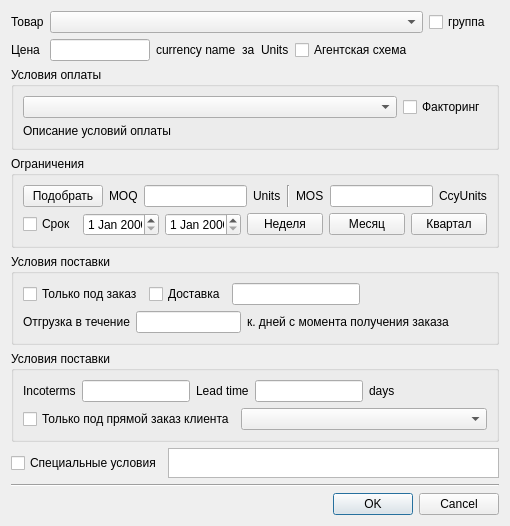
<?xml version="1.0" encoding="UTF-8"?>
<ui version="4.0">
 <class>Dialog_EditClientPrice</class>
 <widget class="QDialog" name="Dialog_EditClientPrice">
  <property name="windowModality">
   <enum>Qt::WindowModal</enum>
  </property>
  <property name="geometry">
   <rect>
    <x>0</x>
    <y>0</y>
    <width>510</width>
    <height>507</height>
   </rect>
  </property>
  <property name="sizePolicy">
   <sizepolicy hsizetype="Minimum" vsizetype="Maximum">
    <horstretch>0</horstretch>
    <verstretch>0</verstretch>
   </sizepolicy>
  </property>
  <property name="minimumSize">
   <size>
    <width>510</width>
    <height>0</height>
   </size>
  </property>
  <property name="maximumSize">
   <size>
    <width>1000</width>
    <height>544</height>
   </size>
  </property>
  <property name="windowTitle">
   <string>Edit price</string>
  </property>
  <property name="modal">
   <bool>true</bool>
  </property>
  <layout class="QVBoxLayout" name="verticalLayout_4">
   <item>
    <layout class="QGridLayout" name="gridLayout_2">
     <item row="0" column="1">
      <layout class="QHBoxLayout" name="horizontalLayout">
       <item>
        <widget class="QComboBox" name="comboBox_material">
         <property name="layoutDirection">
          <enum>Qt::LeftToRight</enum>
         </property>
         <property name="autoFillBackground">
          <bool>false</bool>
         </property>
         <property name="inputMethodHints">
          <set>Qt::ImhNone</set>
         </property>
         <property name="editable">
          <bool>false</bool>
         </property>
         <property name="maxVisibleItems">
          <number>20</number>
         </property>
        </widget>
       </item>
       <item>
        <widget class="QCheckBox" name="checkBox_is_for_group">
         <property name="maximumSize">
          <size>
           <width>70</width>
           <height>16777215</height>
          </size>
         </property>
         <property name="toolTip">
          <string>Можете задать цену на группу, а затем на исключения из правила</string>
         </property>
         <property name="text">
          <string>группа</string>
         </property>
        </widget>
       </item>
      </layout>
     </item>
     <item row="1" column="0">
      <widget class="QLabel" name="label_3">
       <property name="text">
        <string>Цена</string>
       </property>
      </widget>
     </item>
     <item row="0" column="0">
      <widget class="QLabel" name="label">
       <property name="text">
        <string>Товар</string>
       </property>
      </widget>
     </item>
     <item row="1" column="1">
      <layout class="QHBoxLayout" name="horizontalLayout_2">
       <item>
        <widget class="QLineEdit" name="lineEdit_price">
         <property name="maximumSize">
          <size>
           <width>100</width>
           <height>16777215</height>
          </size>
         </property>
         <property name="cursor">
          <cursorShape>IBeamCursor</cursorShape>
         </property>
         <property name="toolTip">
          <string/>
         </property>
         <property name="maxLength">
          <number>255</number>
         </property>
         <property name="alignment">
          <set>Qt::AlignRight|Qt::AlignTrailing|Qt::AlignVCenter</set>
         </property>
        </widget>
       </item>
       <item>
        <widget class="QLabel" name="label_currency_name">
         <property name="text">
          <string>currency name</string>
         </property>
        </widget>
       </item>
       <item>
        <widget class="QLabel" name="label_17">
         <property name="text">
          <string>за</string>
         </property>
        </widget>
       </item>
       <item>
        <widget class="QLabel" name="label_units">
         <property name="text">
          <string>Units</string>
         </property>
        </widget>
       </item>
       <item>
        <widget class="QCheckBox" name="checkBox_IsAgentScheme">
         <property name="text">
          <string>Агентская схема</string>
         </property>
        </widget>
       </item>
       <item>
        <spacer name="horizontalSpacer">
         <property name="orientation">
          <enum>Qt::Horizontal</enum>
         </property>
         <property name="sizeHint" stdset="0">
          <size>
           <width>40</width>
           <height>20</height>
          </size>
         </property>
        </spacer>
       </item>
      </layout>
     </item>
    </layout>
   </item>
   <item>
    <widget class="QGroupBox" name="groupBox_2">
     <property name="sizePolicy">
      <sizepolicy hsizetype="Preferred" vsizetype="Fixed">
       <horstretch>0</horstretch>
       <verstretch>0</verstretch>
      </sizepolicy>
     </property>
     <property name="minimumSize">
      <size>
       <width>0</width>
       <height>0</height>
      </size>
     </property>
     <property name="maximumSize">
      <size>
       <width>1000</width>
       <height>100</height>
      </size>
     </property>
     <property name="title">
      <string>Условия оплаты</string>
     </property>
     <layout class="QVBoxLayout" name="verticalLayout_5">
      <item>
       <layout class="QHBoxLayout" name="horizontalLayout_3">
        <item>
         <widget class="QComboBox" name="comboBox_payment_terms">
          <property name="sizePolicy">
           <sizepolicy hsizetype="Expanding" vsizetype="Fixed">
            <horstretch>0</horstretch>
            <verstretch>0</verstretch>
           </sizepolicy>
          </property>
         </widget>
        </item>
        <item>
         <widget class="QCheckBox" name="checkBox_IsFactoring">
          <property name="toolTip">
           <string>Если расчеты предложены по факторингу</string>
          </property>
          <property name="text">
           <string>Факторинг</string>
          </property>
         </widget>
        </item>
       </layout>
      </item>
      <item>
       <widget class="QLabel" name="label_PayTermDescription">
        <property name="text">
         <string>Описание условий оплаты</string>
        </property>
       </widget>
      </item>
     </layout>
    </widget>
   </item>
   <item>
    <widget class="QGroupBox" name="groupBox">
     <property name="sizePolicy">
      <sizepolicy hsizetype="Preferred" vsizetype="Fixed">
       <horstretch>0</horstretch>
       <verstretch>0</verstretch>
      </sizepolicy>
     </property>
     <property name="minimumSize">
      <size>
       <width>0</width>
       <height>0</height>
      </size>
     </property>
     <property name="maximumSize">
      <size>
       <width>16777215</width>
       <height>114</height>
      </size>
     </property>
     <property name="title">
      <string>Ограничения</string>
     </property>
     <layout class="QVBoxLayout" name="verticalLayout_3">
      <item>
       <layout class="QHBoxLayout" name="horizontalLayout_7">
        <item>
         <widget class="QPushButton" name="pushButton_EstimateClientLimits">
          <property name="toolTip">
           <string>Подобрать ограничения и срок, исходя из запросов клиента</string>
          </property>
          <property name="text">
           <string>Подобрать</string>
          </property>
         </widget>
        </item>
        <item>
         <widget class="QLabel" name="label_4">
          <property name="toolTip">
           <string>Минимальный объем заказа</string>
          </property>
          <property name="whatsThis">
           <string/>
          </property>
          <property name="text">
           <string>MOQ</string>
          </property>
         </widget>
        </item>
        <item>
         <widget class="QLineEdit" name="lineEdit_ClPrMinOQ">
          <property name="toolTip">
           <string>Минимальный объем заказа</string>
          </property>
          <property name="whatsThis">
           <string/>
          </property>
         </widget>
        </item>
        <item>
         <widget class="QLabel" name="label_units_2">
          <property name="text">
           <string>Units</string>
          </property>
         </widget>
        </item>
        <item>
         <widget class="Line" name="line">
          <property name="orientation">
           <enum>Qt::Vertical</enum>
          </property>
         </widget>
        </item>
        <item>
         <widget class="QLabel" name="label_11">
          <property name="toolTip">
           <string>Минимальная сумма заказа</string>
          </property>
          <property name="whatsThis">
           <string/>
          </property>
          <property name="text">
           <string>MOS</string>
          </property>
         </widget>
        </item>
        <item>
         <widget class="QLineEdit" name="lineEdit_ClPrMinOS">
          <property name="toolTip">
           <string>Минимальная сумма заказа</string>
          </property>
          <property name="whatsThis">
           <string/>
          </property>
         </widget>
        </item>
        <item>
         <widget class="QLabel" name="label_currency_name_2">
          <property name="text">
           <string>CcyUnits</string>
          </property>
         </widget>
        </item>
       </layout>
      </item>
      <item>
       <layout class="QHBoxLayout" name="horizontalLayout_4">
        <item>
         <widget class="QCheckBox" name="checkBox_IsValidBetweenDates">
          <property name="text">
           <string>Срок</string>
          </property>
         </widget>
        </item>
        <item>
         <widget class="QDateEdit" name="dateEdit_PriceValidFrom">
          <property name="whatsThis">
           <string>Первая возможная дата отгрузки по такой цене</string>
          </property>
         </widget>
        </item>
        <item>
         <widget class="QDateEdit" name="dateEdit_PriceValidTill">
          <property name="whatsThis">
           <string>Последняя возможная дата отгрузки по такой цене (дальше - пересмотр)</string>
          </property>
         </widget>
        </item>
        <item>
         <widget class="QPushButton" name="pushButton_LimitToWeek">
          <property name="toolTip">
           <string>Горячее предложение</string>
          </property>
          <property name="whatsThis">
           <string/>
          </property>
          <property name="text">
           <string>Неделя</string>
          </property>
         </widget>
        </item>
        <item>
         <widget class="QPushButton" name="pushButton_LimitToMonth">
          <property name="toolTip">
           <string>Пересмотреть через месяц</string>
          </property>
          <property name="whatsThis">
           <string/>
          </property>
          <property name="text">
           <string>Месяц</string>
          </property>
         </widget>
        </item>
        <item>
         <widget class="QPushButton" name="pushButton_LimitToQuater">
          <property name="toolTip">
           <string>Установить на 90 дней</string>
          </property>
          <property name="whatsThis">
           <string/>
          </property>
          <property name="text">
           <string>Квартал</string>
          </property>
         </widget>
        </item>
        <item>
         <spacer name="horizontalSpacer_7">
          <property name="orientation">
           <enum>Qt::Horizontal</enum>
          </property>
          <property name="sizeHint" stdset="0">
           <size>
            <width>40</width>
            <height>20</height>
           </size>
          </property>
         </spacer>
        </item>
       </layout>
      </item>
     </layout>
    </widget>
   </item>
   <item>
    <widget class="QGroupBox" name="groupBox_ClientPriceDetails">
     <property name="sizePolicy">
      <sizepolicy hsizetype="Preferred" vsizetype="Fixed">
       <horstretch>0</horstretch>
       <verstretch>0</verstretch>
      </sizepolicy>
     </property>
     <property name="minimumSize">
      <size>
       <width>0</width>
       <height>0</height>
      </size>
     </property>
     <property name="maximumSize">
      <size>
       <width>16777215</width>
       <height>131</height>
      </size>
     </property>
     <property name="title">
      <string>Условия поставки</string>
     </property>
     <layout class="QVBoxLayout" name="verticalLayout">
      <item>
       <layout class="QHBoxLayout" name="horizontalLayout_6">
        <property name="sizeConstraint">
         <enum>QLayout::SetMinimumSize</enum>
        </property>
        <item>
         <widget class="QCheckBox" name="checkBox_ClPrPerOrderOnly">
          <property name="sizePolicy">
           <sizepolicy hsizetype="Preferred" vsizetype="Fixed">
            <horstretch>0</horstretch>
            <verstretch>0</verstretch>
           </sizepolicy>
          </property>
          <property name="toolTip">
           <string>Случай, когда не обещаем хранить на складе</string>
          </property>
          <property name="text">
           <string>Только под заказ</string>
          </property>
         </widget>
        </item>
        <item>
         <widget class="QCheckBox" name="checkBox_ClPrIsShipmentTo">
          <property name="sizePolicy">
           <sizepolicy hsizetype="Preferred" vsizetype="Fixed">
            <horstretch>0</horstretch>
            <verstretch>0</verstretch>
           </sizepolicy>
          </property>
          <property name="text">
           <string>Доставка</string>
          </property>
         </widget>
        </item>
        <item>
         <widget class="QLineEdit" name="lineEdit_ClPrPlaceOfShipment">
          <property name="sizePolicy">
           <sizepolicy hsizetype="Expanding" vsizetype="Fixed">
            <horstretch>0</horstretch>
            <verstretch>0</verstretch>
           </sizepolicy>
          </property>
          <property name="toolTip">
           <string>Место доставки</string>
          </property>
         </widget>
        </item>
        <item>
         <spacer name="horizontalSpacer_3">
          <property name="orientation">
           <enum>Qt::Horizontal</enum>
          </property>
          <property name="sizeType">
           <enum>QSizePolicy::MinimumExpanding</enum>
          </property>
          <property name="sizeHint" stdset="0">
           <size>
            <width>40</width>
            <height>20</height>
           </size>
          </property>
         </spacer>
        </item>
       </layout>
      </item>
      <item>
       <layout class="QHBoxLayout" name="horizontalLayout_5">
        <item>
         <widget class="QLabel" name="label_8">
          <property name="text">
           <string>Отгрузка в течение</string>
          </property>
         </widget>
        </item>
        <item>
         <widget class="QLineEdit" name="lineEdit_ClPrOrderFulfilmentTerm">
          <property name="toolTip">
           <string>Если срок не выполнен, заказ уйдёт</string>
          </property>
         </widget>
        </item>
        <item>
         <widget class="QLabel" name="label_9">
          <property name="text">
           <string>к. дней с момента получения заказа</string>
          </property>
         </widget>
        </item>
        <item>
         <spacer name="horizontalSpacer_2">
          <property name="orientation">
           <enum>Qt::Horizontal</enum>
          </property>
          <property name="sizeHint" stdset="0">
           <size>
            <width>40</width>
            <height>20</height>
           </size>
          </property>
         </spacer>
        </item>
       </layout>
      </item>
     </layout>
    </widget>
   </item>
   <item>
    <widget class="QGroupBox" name="groupBox_SupplierPriceDetails">
     <property name="sizePolicy">
      <sizepolicy hsizetype="Preferred" vsizetype="Fixed">
       <horstretch>0</horstretch>
       <verstretch>0</verstretch>
      </sizepolicy>
     </property>
     <property name="minimumSize">
      <size>
       <width>0</width>
       <height>0</height>
      </size>
     </property>
     <property name="maximumSize">
      <size>
       <width>16777215</width>
       <height>121</height>
      </size>
     </property>
     <property name="title">
      <string>Условия поставки</string>
     </property>
     <layout class="QVBoxLayout" name="verticalLayout_2">
      <item>
       <layout class="QHBoxLayout" name="horizontalLayout_11">
        <item>
         <widget class="QLabel" name="label_19">
          <property name="text">
           <string>Incoterms</string>
          </property>
         </widget>
        </item>
        <item>
         <widget class="QLineEdit" name="lineEdit_SupPrIncotermsPlace">
          <property name="toolTip">
           <string>Место отгрузки по указанным условиям</string>
          </property>
          <property name="whatsThis">
           <string/>
          </property>
         </widget>
        </item>
        <item>
         <widget class="QLabel" name="label_2">
          <property name="text">
           <string>Lead time</string>
          </property>
         </widget>
        </item>
        <item>
         <widget class="QLineEdit" name="lineEdit_LeadTime"/>
        </item>
        <item>
         <widget class="QLabel" name="label_5">
          <property name="text">
           <string>days</string>
          </property>
         </widget>
        </item>
        <item>
         <spacer name="horizontalSpacer_6">
          <property name="orientation">
           <enum>Qt::Horizontal</enum>
          </property>
          <property name="sizeHint" stdset="0">
           <size>
            <width>40</width>
            <height>20</height>
           </size>
          </property>
         </spacer>
        </item>
       </layout>
      </item>
      <item>
       <layout class="QHBoxLayout" name="horizontalLayout_9">
        <item>
         <widget class="QCheckBox" name="checkBox_SupPrIsForSpecClient">
          <property name="toolTip">
           <string>Цена предложена только под заказ клиента</string>
          </property>
          <property name="whatsThis">
           <string/>
          </property>
          <property name="text">
           <string>Только под прямой заказ клиента</string>
          </property>
         </widget>
        </item>
        <item>
         <widget class="QComboBox" name="comboBox_SupPrForWichClient">
          <property name="sizePolicy">
           <sizepolicy hsizetype="Expanding" vsizetype="Fixed">
            <horstretch>0</horstretch>
            <verstretch>0</verstretch>
           </sizepolicy>
          </property>
          <property name="toolTip">
           <string>Первые в списке - те, кто может потреблять товар</string>
          </property>
          <property name="whatsThis">
           <string/>
          </property>
         </widget>
        </item>
       </layout>
      </item>
     </layout>
    </widget>
   </item>
   <item>
    <layout class="QHBoxLayout" name="horizontalLayout_10">
     <item>
      <widget class="QCheckBox" name="checkBox_SpecialCond">
       <property name="minimumSize">
        <size>
         <width>0</width>
         <height>30</height>
        </size>
       </property>
       <property name="text">
        <string>Специальные условия</string>
       </property>
      </widget>
     </item>
     <item>
      <widget class="QPlainTextEdit" name="plainTextEdit_special_conditions">
       <property name="minimumSize">
        <size>
         <width>0</width>
         <height>30</height>
        </size>
       </property>
       <property name="toolTip">
        <string>Любые иные условия</string>
       </property>
      </widget>
     </item>
    </layout>
   </item>
   <item>
    <spacer name="verticalSpacer">
     <property name="orientation">
      <enum>Qt::Vertical</enum>
     </property>
     <property name="sizeHint" stdset="0">
      <size>
       <width>20</width>
       <height>40</height>
      </size>
     </property>
    </spacer>
   </item>
   <item>
    <widget class="Line" name="line_8">
     <property name="orientation">
      <enum>Qt::Horizontal</enum>
     </property>
    </widget>
   </item>
   <item>
    <layout class="QHBoxLayout" name="horizontalLayout_8">
     <item>
      <spacer name="horizontalSpacer_4">
       <property name="orientation">
        <enum>Qt::Horizontal</enum>
       </property>
       <property name="sizeHint" stdset="0">
        <size>
         <width>40</width>
         <height>20</height>
        </size>
       </property>
      </spacer>
     </item>
     <item>
      <widget class="QDialogButtonBox" name="buttonBox">
       <property name="orientation">
        <enum>Qt::Horizontal</enum>
       </property>
       <property name="standardButtons">
        <set>QDialogButtonBox::Cancel|QDialogButtonBox::Ok</set>
       </property>
      </widget>
     </item>
    </layout>
   </item>
  </layout>
 </widget>
 <tabstops>
  <tabstop>comboBox_material</tabstop>
  <tabstop>checkBox_is_for_group</tabstop>
  <tabstop>lineEdit_price</tabstop>
  <tabstop>dateEdit_PriceValidFrom</tabstop>
  <tabstop>dateEdit_PriceValidTill</tabstop>
  <tabstop>comboBox_payment_terms</tabstop>
  <tabstop>checkBox_ClPrIsShipmentTo</tabstop>
  <tabstop>lineEdit_ClPrPlaceOfShipment</tabstop>
  <tabstop>lineEdit_ClPrOrderFulfilmentTerm</tabstop>
  <tabstop>lineEdit_ClPrMinOQ</tabstop>
  <tabstop>lineEdit_ClPrMinOS</tabstop>
  <tabstop>lineEdit_SupPrIncotermsPlace</tabstop>
  <tabstop>plainTextEdit_special_conditions</tabstop>
 </tabstops>
 <resources/>
 <connections>
  <connection>
   <sender>buttonBox</sender>
   <signal>accepted()</signal>
   <receiver>Dialog_EditClientPrice</receiver>
   <slot>accept()</slot>
   <hints>
    <hint type="sourcelabel">
     <x>599</x>
     <y>484</y>
    </hint>
    <hint type="destinationlabel">
     <x>157</x>
     <y>274</y>
    </hint>
   </hints>
  </connection>
  <connection>
   <sender>buttonBox</sender>
   <signal>rejected()</signal>
   <receiver>Dialog_EditClientPrice</receiver>
   <slot>reject()</slot>
   <hints>
    <hint type="sourcelabel">
     <x>599</x>
     <y>484</y>
    </hint>
    <hint type="destinationlabel">
     <x>286</x>
     <y>274</y>
    </hint>
   </hints>
  </connection>
 </connections>
</ui>
